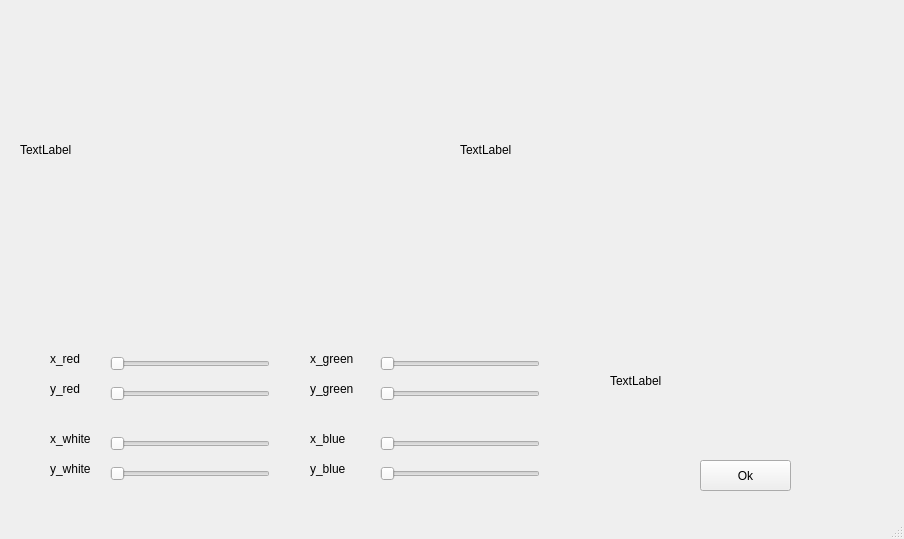
<?xml version="1.0" encoding="UTF-8"?>
<ui version="4.0">
 <class>Border_Calibration</class>
 <widget class="QMainWindow" name="Border_Calibration">
  <property name="geometry">
   <rect>
    <x>0</x>
    <y>0</y>
    <width>904</width>
    <height>539</height>
   </rect>
  </property>
  <property name="windowTitle">
   <string>MainWindow</string>
  </property>
  <widget class="QWidget" name="centralwidget">
   <widget class="QPushButton" name="ok_button">
    <property name="geometry">
     <rect>
      <x>700</x>
      <y>460</y>
      <width>91</width>
      <height>31</height>
     </rect>
    </property>
    <property name="text">
     <string>Ok</string>
    </property>
   </widget>
   <widget class="QSlider" name="slider0x">
    <property name="geometry">
     <rect>
      <x>110</x>
      <y>350</y>
      <width>160</width>
      <height>28</height>
     </rect>
    </property>
    <property name="orientation">
     <enum>Qt::Horizontal</enum>
    </property>
   </widget>
   <widget class="QSlider" name="slider0y">
    <property name="geometry">
     <rect>
      <x>110</x>
      <y>380</y>
      <width>160</width>
      <height>28</height>
     </rect>
    </property>
    <property name="orientation">
     <enum>Qt::Horizontal</enum>
    </property>
   </widget>
   <widget class="QSlider" name="slider1x">
    <property name="geometry">
     <rect>
      <x>380</x>
      <y>350</y>
      <width>160</width>
      <height>28</height>
     </rect>
    </property>
    <property name="orientation">
     <enum>Qt::Horizontal</enum>
    </property>
   </widget>
   <widget class="QSlider" name="slider1y">
    <property name="geometry">
     <rect>
      <x>380</x>
      <y>380</y>
      <width>160</width>
      <height>28</height>
     </rect>
    </property>
    <property name="orientation">
     <enum>Qt::Horizontal</enum>
    </property>
   </widget>
   <widget class="QSlider" name="slider3y">
    <property name="geometry">
     <rect>
      <x>110</x>
      <y>460</y>
      <width>160</width>
      <height>28</height>
     </rect>
    </property>
    <property name="orientation">
     <enum>Qt::Horizontal</enum>
    </property>
   </widget>
   <widget class="QSlider" name="slider3x">
    <property name="geometry">
     <rect>
      <x>110</x>
      <y>430</y>
      <width>160</width>
      <height>28</height>
     </rect>
    </property>
    <property name="orientation">
     <enum>Qt::Horizontal</enum>
    </property>
   </widget>
   <widget class="QSlider" name="slider2y">
    <property name="geometry">
     <rect>
      <x>380</x>
      <y>460</y>
      <width>160</width>
      <height>28</height>
     </rect>
    </property>
    <property name="orientation">
     <enum>Qt::Horizontal</enum>
    </property>
   </widget>
   <widget class="QSlider" name="slider2x">
    <property name="geometry">
     <rect>
      <x>380</x>
      <y>430</y>
      <width>160</width>
      <height>28</height>
     </rect>
    </property>
    <property name="orientation">
     <enum>Qt::Horizontal</enum>
    </property>
   </widget>
   <widget class="QLabel" name="frame_img">
    <property name="geometry">
     <rect>
      <x>20</x>
      <y>30</y>
      <width>427</width>
      <height>240</height>
     </rect>
    </property>
    <property name="text">
     <string>TextLabel</string>
    </property>
   </widget>
   <widget class="QLabel" name="t_frame_img">
    <property name="geometry">
     <rect>
      <x>460</x>
      <y>30</y>
      <width>427</width>
      <height>240</height>
     </rect>
    </property>
    <property name="text">
     <string>TextLabel</string>
    </property>
   </widget>
   <widget class="QLabel" name="ger">
    <property name="geometry">
     <rect>
      <x>610</x>
      <y>320</y>
      <width>251</width>
      <height>121</height>
     </rect>
    </property>
    <property name="minimumSize">
     <size>
      <width>211</width>
      <height>81</height>
     </size>
    </property>
    <property name="text">
     <string>TextLabel</string>
    </property>
   </widget>
   <widget class="QLabel" name="label">
    <property name="geometry">
     <rect>
      <x>50</x>
      <y>350</y>
      <width>67</width>
      <height>17</height>
     </rect>
    </property>
    <property name="text">
     <string>x_red</string>
    </property>
   </widget>
   <widget class="QLabel" name="label_2">
    <property name="geometry">
     <rect>
      <x>50</x>
      <y>380</y>
      <width>67</width>
      <height>17</height>
     </rect>
    </property>
    <property name="text">
     <string>y_red</string>
    </property>
   </widget>
   <widget class="QLabel" name="label_3">
    <property name="geometry">
     <rect>
      <x>310</x>
      <y>350</y>
      <width>67</width>
      <height>17</height>
     </rect>
    </property>
    <property name="text">
     <string>x_green</string>
    </property>
   </widget>
   <widget class="QLabel" name="label_4">
    <property name="geometry">
     <rect>
      <x>310</x>
      <y>380</y>
      <width>67</width>
      <height>17</height>
     </rect>
    </property>
    <property name="text">
     <string>y_green</string>
    </property>
   </widget>
   <widget class="QLabel" name="label_5">
    <property name="geometry">
     <rect>
      <x>310</x>
      <y>430</y>
      <width>67</width>
      <height>17</height>
     </rect>
    </property>
    <property name="text">
     <string>x_blue</string>
    </property>
   </widget>
   <widget class="QLabel" name="label_6">
    <property name="geometry">
     <rect>
      <x>310</x>
      <y>460</y>
      <width>67</width>
      <height>17</height>
     </rect>
    </property>
    <property name="text">
     <string>y_blue</string>
    </property>
   </widget>
   <widget class="QLabel" name="label_7">
    <property name="geometry">
     <rect>
      <x>50</x>
      <y>430</y>
      <width>67</width>
      <height>17</height>
     </rect>
    </property>
    <property name="text">
     <string>x_white</string>
    </property>
   </widget>
   <widget class="QLabel" name="label_8">
    <property name="geometry">
     <rect>
      <x>50</x>
      <y>460</y>
      <width>67</width>
      <height>17</height>
     </rect>
    </property>
    <property name="text">
     <string>y_white</string>
    </property>
   </widget>
  </widget>
  <widget class="QMenuBar" name="menubar">
   <property name="geometry">
    <rect>
     <x>0</x>
     <y>0</y>
     <width>904</width>
     <height>22</height>
    </rect>
   </property>
  </widget>
  <widget class="QStatusBar" name="statusbar"/>
 </widget>
 <resources/>
 <connections/>
</ui>
